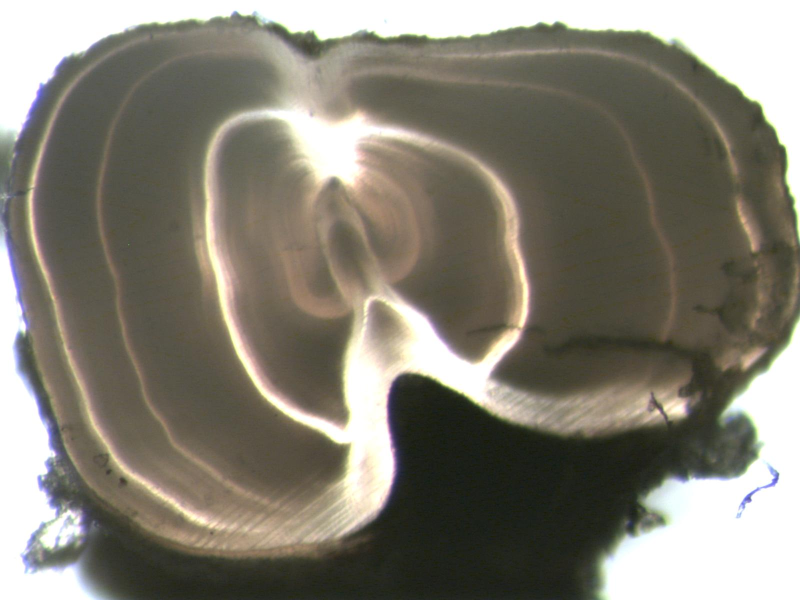
#> input picture 002 15.9 wae.jpg, 1600 x 1200 px (shown at 1/2 size)
$ python ringcount.py --images .. --out out.png
#> lines starting #> are read from the running program, lines starting #| are printed output that depends on the picture; after the words box and inside, x2 and y2 are one past the last pixel; in counts of white or black regions, pixels touching at a corner belong together
### ageingfish/thuenen.py
"""Loader for the Thünen Institute otolith datasets (North Sea and Baltic Sea).

Ages come from the label files vendored in ``data/thuenen`` (North Sea ages are
also encoded in the filenames), so labels are available without the images.
Images are matched by filename anywhere under the folder you unzipped them to.
"""
import csv
import glob
import hashlib
import json
import os
import re
from dataclasses import dataclass, field
from typing import Dict, List, Optional

DATA_DIR = os.path.join(os.path.dirname(os.path.dirname(os.path.abspath(__file__))), "data", "thuenen")

DATASETS = ("north", "baltic")
IMAGE_EXTENSIONS = (".png", ".jpg", ".jpeg", ".tif", ".tiff")

# The source labels use German common names for two species.
SPECIES_NAMES = {"cod": "cod", "saithe": "saithe", "schellfisch": "haddock", "wittling": "whiting"}

_NORTH_AGE = re.compile(r"_age_(\d+)\.[A-Za-z]+$")


@dataclass
class OtolithRecord:
    image: str                  # filename, the key used everywhere else
    age: int                    # age read by Thünen readers
    dataset: str                # "north" or "baltic"
    species: str                # "cod", "saithe", "haddock", "whiting"
    path: Optional[str] = None  # full path if the image was found on disk
    rings: List = field(default_factory=list)  # optional annotation polygons


# [32 lines left out: functions age_from_north_filename, load_labels, split_of, not called in this run]


def find_images(image_root: str) -> Dict[str, str]:
    """Map filename -> path for every image under image_root (searched recursively)."""
    found = {}
    for path in glob.glob(os.path.join(image_root, "**", "*"), recursive=True):
        if path.lower().endswith(IMAGE_EXTENSIONS):
            found.setdefault(os.path.basename(path), path)
    return found


# [77 lines left out: functions load_dataset, load_ring_annotations, write_labels_csv, main, not called in this run]


# [2 lines that do not run on import are left out]

### ageingfish/ringcount.py
"""Classical annulus counter for sectioned otolith images.

Pipeline, per image:
  1. resize so the otolith is about WORK_LENGTH pixels long, making every
     setting relative to otolith size rather than to camera resolution
  2. segment the otolith from the dark background (Otsu threshold, largest blob)
  3. rotate so the long axis is horizontal
  4. follow the midline between the upper and lower edges, tip to tip, and
     average brightness in a thin band around it: annuli cross the midline
     roughly at right angles, so they show up as alternating bands
  5. remove slow shading, smooth, and count peaks on each side of the core

Steps 4-5 run on several reading lines parallel to the midline; the tip-to-tip
count is averaged over them and mapped to an age by a linear calibration
fitted on a development split (see ageingfish.tune).

    python -m ageingfish.ringcount --images DIR --config configs/north.json --out predictions.csv
"""
import json
import math
import os
from dataclasses import dataclass
from typing import Optional, Tuple

import numpy as np
from PIL import Image
from scipy import ndimage
from scipy.signal import find_peaks

WORK_LENGTH = 1000  # otolith length in pixels after resizing
# Parallel reading lines, as fractions of the local half-thickness above and
# below the midline. Counting each and taking the median damps false peaks
# from bubbles, cracks and noise that only cross one line.
OFFSETS = (-0.3, -0.15, 0.0, 0.15, 0.3)


@dataclass
class Profile:
    """Brightness along reading lines through one otolith, tip to tip."""
    values: np.ndarray      # brightness along each reading line, shape (len(OFFSETS), length)
    x: np.ndarray           # column of each value in the rotated working image
    midline: np.ndarray     # row of the midline at each column
    core_index: int         # index into values of the estimated core
    thickness: np.ndarray   # smoothed top-to-bottom height of the section per position
    gray: np.ndarray        # rotated working image (for plotting)
    mask: np.ndarray        # rotated otolith mask (for plotting)
    lines: Optional[np.ndarray] = None  # row of each reading line at each column, like values
    work: Optional["Working"] = None    # geometry, for mapping original-image points


@dataclass
class Params:
    polarity: int = 1          # +1 counts bright bands, -1 counts dark bands
    detrend: float = 0.06      # Gaussian sigma for shading removal, fraction of length
    smooth: float = 0.004      # Gaussian sigma for noise, fraction of length
    min_gap: float = 0.015     # minimum distance between rings, fraction of length
    prominence: float = 0.5    # minimum peak prominence, in robust SDs of the profile
    edge_trim: float = 0.02    # ignore this fraction of length at each tip
    core_trim: float = 0.03    # ignore this fraction of length either side of the core
    intercept: float = 0.0     # age = intercept + slope * tip-to-tip ring count
    slope: float = 0.5
    core_detector: str = "thickness"  # key of CORE_DETECTORS

    # [5 lines left out: function load, not called in this run]


def _otsu(values: np.ndarray) -> float:
    hist, edges = np.histogram(values, bins=256)
    centers = (edges[:-1] + edges[1:]) / 2
    weight = np.cumsum(hist)
    mean = np.cumsum(hist * centers)
    total, total_mean = weight[-1], mean[-1]
    w_bg, w_fg = weight[:-1], total - weight[:-1]
    valid = (w_bg > 0) & (w_fg > 0)
    between = np.zeros_like(w_bg, dtype=float)
    m_bg = mean[:-1][valid] / w_bg[valid]
    m_fg = (total_mean - mean[:-1][valid]) / w_fg[valid]
    between[valid] = w_bg[valid] * w_fg[valid] * (m_bg - m_fg) ** 2
    return centers[np.argmax(between)]


def segment(gray: np.ndarray) -> np.ndarray:
    """Mask of the largest bright object (the otolith) on a dark background."""
    if np.ptp(gray) < 1:
        raise ValueError("blank image")
    blurred = ndimage.gaussian_filter(gray, 3)
    # Otsu alone cuts dark (translucent) zones out of the otolith, so use a
    # threshold halfway between the background level and Otsu's.
    otsu = _otsu(blurred)
    background = np.median(blurred[blurred <= otsu])
    mask = blurred > (background + otsu) / 2
    mask = ndimage.binary_opening(mask, iterations=3)
    labels, n = ndimage.label(mask)
    if n == 0:
        raise ValueError("no otolith found")
    sizes = ndimage.sum(mask, labels, range(1, n + 1))
    mask = labels == (1 + int(np.argmax(sizes)))
    return ndimage.binary_fill_holes(ndimage.binary_closing(mask, iterations=5))


def _long_axis_angle(mask: np.ndarray) -> float:
    ys, xs = np.nonzero(mask)
    coords = np.stack([xs - xs.mean(), ys - ys.mean()])
    eigvals, eigvecs = np.linalg.eigh(np.cov(coords))
    vx, vy = eigvecs[:, np.argmax(eigvals)]
    return math.degrees(math.atan2(vy, vx))


@dataclass
class Working:
    """An otolith resized to WORK_LENGTH and rotated so its long axis is horizontal."""
    gray: np.ndarray
    mask: np.ndarray
    scale: float
    angle: float
    resized_shape: Tuple[int, int]

    # [8 lines left out: function to_work, not called in this run]


def prepare(path: str) -> Working:
    image = Image.open(path).convert("L")
    # A first pass at low resolution finds the otolith size for rescaling.
    small = image.copy()
    small.thumbnail((800, 800))
    small_mask = segment(np.asarray(small, dtype=float))
    ys, xs = np.nonzero(small_mask)
    extent = max(np.ptp(xs), np.ptp(ys)) * image.width / small.width
    scale = WORK_LENGTH / max(extent, 1)
    size = (max(1, round(image.width * scale)), max(1, round(image.height * scale)))
    image = image.resize(size, Image.BILINEAR)
    scale = size[0] / Image.open(path).width

    gray = np.asarray(image, dtype=float)
    mask = segment(gray)
    angle = _long_axis_angle(mask)
    rotated = ndimage.rotate(gray, angle, reshape=True, order=1)
    rotated_mask = ndimage.rotate(mask.astype(float), angle, reshape=True, order=0) > 0.5
    return Working(rotated, rotated_mask, scale, angle, gray.shape)


def _edges(mask: np.ndarray):
    """Columns spanned by the otolith and its top and bottom edge in each."""
    cols = np.nonzero(mask.any(axis=0))[0]
    x = np.arange(cols.min(), cols.max() + 1)
    top = np.array([np.argmax(mask[:, c]) if mask[:, c].any() else np.nan for c in x], dtype=float)
    bottom = np.array([mask.shape[0] - 1 - np.argmax(mask[::-1, c]) if mask[:, c].any() else np.nan
                       for c in x], dtype=float)
    return x, top, bottom


def core_by_thickness(work: Working) -> Tuple[float, float]:
    """Core guess: the thickest point of the section (top-to-bottom height),
    restricted to the middle half so a bulging tip cannot win. The row is NaN,
    meaning "on the midline"."""
    x, top, bottom = _edges(work.mask)
    thickness = ndimage.gaussian_filter1d(np.nan_to_num(bottom - top), 0.03 * len(x))
    lo, hi = len(x) // 4, 3 * len(x) // 4
    i = lo + int(np.argmax(thickness[lo:hi]))
    return float(x[i]), float("nan")


# [4 lines left out: function core_by_midpoint, not called in this run]


CORE_DETECTORS = {"thickness": core_by_thickness, "midpoint": core_by_midpoint}


def load_profile(path: str, band: float = 0.012, core: Optional[Tuple[float, float]] = None,
                 detector: str = "thickness") -> Profile:
    """Brightness profiles along reading lines for one image.

    band is the half-height of the averaging strip around each line, as a
    fraction of otolith length. core, if given, is the core position in
    original image pixels; otherwise it comes from CORE_DETECTORS[detector].
    The reading path follows the midline near the tips and bends to pass
    through the core.
    """
    work = prepare(path)
    gray, mask = work.gray, work.mask
    x, top, bottom = _edges(mask)
    length = len(x)
    mid = (top + bottom) / 2
    good = ~np.isnan(mid)
    mid = np.interp(np.arange(len(x)), np.nonzero(good)[0], mid[good])
    mid = ndimage.gaussian_filter1d(mid, 0.02 * length)

    core_x, core_y = work.to_work(*core) if core is not None else CORE_DETECTORS[detector](work)
    core_index = int(np.clip(round(core_x - x[0]), 0, length - 1))
    # Bend the path through the core, fading back to the midline toward the tips.
    shift = 0.0 if math.isnan(core_y) else core_y - mid[core_index]
    mid = mid + shift * np.exp(-0.5 * ((np.arange(length) - core_index) / (0.15 * length)) ** 2)

    half = max(1, int(round(band * length)))
    halfthick = np.nan_to_num(bottom - top) / 2
    rows, lines = [], []
    for offset in OFFSETS:
        centre = mid + offset * halfthick
        lines.append(centre)
        row = np.full(len(x), np.nan)
        for i, c in enumerate(x):
            r0 = max(int(round(centre[i])) - half, 0)
            r1 = min(int(round(centre[i])) + half + 1, gray.shape[0])
            column, inside = gray[r0:r1, c], mask[r0:r1, c]
            if inside.any():
                row[i] = column[inside].mean()
        good = ~np.isnan(row)
        rows.append(np.interp(np.arange(len(row)), np.nonzero(good)[0], row[good]))
    values = np.array(rows)

    thickness = ndimage.gaussian_filter1d(np.nan_to_num(bottom - top), 0.03 * length)
    return Profile(values, x, mid, core_index, thickness, gray, mask, np.array(lines), work)


def filtered_signal(values: np.ndarray, polarity: int, detrend: float, smooth: float) -> Tuple[np.ndarray, float]:
    """Shading-free, smoothed signal along one reading line, and its robust SD."""
    n = len(values)
    signal = polarity * values
    signal = signal - ndimage.gaussian_filter1d(signal, detrend * n)
    signal = ndimage.gaussian_filter1d(signal, max(smooth * n, 0.5))
    spread = 1.4826 * np.median(np.abs(signal - np.median(signal))) or 1.0
    return signal, spread


def find_rings(signal: np.ndarray, spread: float, min_gap: float, prominence: float) -> np.ndarray:
    n = len(signal)
    peaks, _ = find_peaks(signal, prominence=prominence * spread, distance=max(1, int(min_gap * n)))
    return peaks


def split_sides(peaks: np.ndarray, n: int, core: int, edge_trim: float, core_trim: float):
    """Peaks left and right of the core, ignoring the tips and the core zone."""
    trim, ctrim = int(edge_trim * n), int(core_trim * n)
    left = peaks[(peaks >= trim) & (peaks < core - ctrim)]
    right = peaks[(peaks > core + ctrim) & (peaks < n - trim)]
    return left, right


def ring_peaks(profile: Profile, p: Params, row: Optional[int] = None) -> Tuple[np.ndarray, np.ndarray]:
    """Ring positions left and right of the core on one reading line (default: the midline)."""
    values = profile.values[len(profile.values) // 2 if row is None else row]
    signal, spread = filtered_signal(values, p.polarity, p.detrend, p.smooth)
    peaks = find_rings(signal, spread, p.min_gap, p.prominence)
    return split_sides(peaks, len(values), profile.core_index, p.edge_trim, p.core_trim)


def ring_count(profile: Profile, p: Params) -> float:
    """Rings counted tip to tip (both sides of the core), averaged over the reading lines."""
    return float(np.mean([sum(len(side) for side in ring_peaks(profile, p, row))
                          for row in range(len(profile.values))]))


def estimate_age(profile: Profile, p: Params) -> float:
    """Age from the tip-to-tip ring count via the linear calibration in p.

    The default calibration (intercept 0, slope 0.5) is the textbook reading:
    each annulus is crossed once on each side of the core.
    """
    return p.intercept + p.slope * ring_count(profile, p)


# [28 lines left out: function plot_profile, not called in this run]


def _predict_one(job):
    path, params, plot_path = job
    try:
        profile = load_profile(path, detector=params.core_detector)
    except Exception as e:  # unreadable image or no otolith found
        return path, None, None, repr(e)
    if plot_path:
        plot_profile(profile, params, plot_path, os.path.basename(path))
    return path, estimate_age(profile, params), ring_count(profile, params), None


def predict(paths, params: Params, workers: int = 0, plot_dir: Optional[str] = None, n_plots: int = 0):
    """Yield (path, predicted_age, ring_count, error) for each image, in parallel."""
    from multiprocessing import Pool
    jobs = []
    for i, path in enumerate(paths):
        plot_path = None
        if plot_dir and i < n_plots:
            plot_path = os.path.join(plot_dir, os.path.splitext(os.path.basename(path))[0] + "_rings.png")
        jobs.append((path, params, plot_path))
    if plot_dir:
        os.makedirs(plot_dir, exist_ok=True)
    workers = workers or os.cpu_count() or 1
    if workers == 1:
        yield from map(_predict_one, jobs)
    else:
        with Pool(workers) as pool:
            yield from pool.imap(_predict_one, jobs, chunksize=4)


def main(argv=None) -> int:
    import argparse
    import csv
    import sys

    from . import thuenen

    parser = argparse.ArgumentParser(description="Count annuli in otolith images and write predicted ages.")
    parser.add_argument("--images", required=True, help="folder of otolith images (searched recursively)")
    parser.add_argument("--dataset", choices=thuenen.DATASETS,
                        help="only predict this Thünen dataset's labelled images")
    parser.add_argument("--split", choices=["dev", "test", "all"], default="all",
                        help="with --dataset: which split to predict (default all)")
    parser.add_argument("--config", help="JSON written by ageingfish.tune; default: uncalibrated settings")
    parser.add_argument("--out", required=True, help="CSV to write: image,predicted_age,ring_count")
    parser.add_argument("--plots", help="folder for diagnostic plots of the first --n-plots images")
    parser.add_argument("--n-plots", type=int, default=20)
    parser.add_argument("--workers", type=int, default=0, help="processes to use (default: all CPUs)")
    args = parser.parse_args(argv)

    params = Params.load(args.config) if args.config else Params()
    if args.dataset:
        records = thuenen.load_dataset(args.dataset, args.images, require_images=True)
        if args.split != "all":
            records = [r for r in records if thuenen.split_of(r.image) == args.split]
        paths = [r.path for r in records]
    else:
        found = thuenen.find_images(args.images)
        paths = [found[name] for name in sorted(found)]
    if not paths:
        print("error: no images found", file=sys.stderr)
        return 1

    failures = 0
    with open(args.out, "w", newline="") as f:
        writer = csv.writer(f)
        writer.writerow(["image", "predicted_age", "ring_count"])
        for path, age, count, error in predict(paths, params, args.workers, args.plots, args.n_plots):
#> in prepare, `image = Image.open(path).convert("L")`:
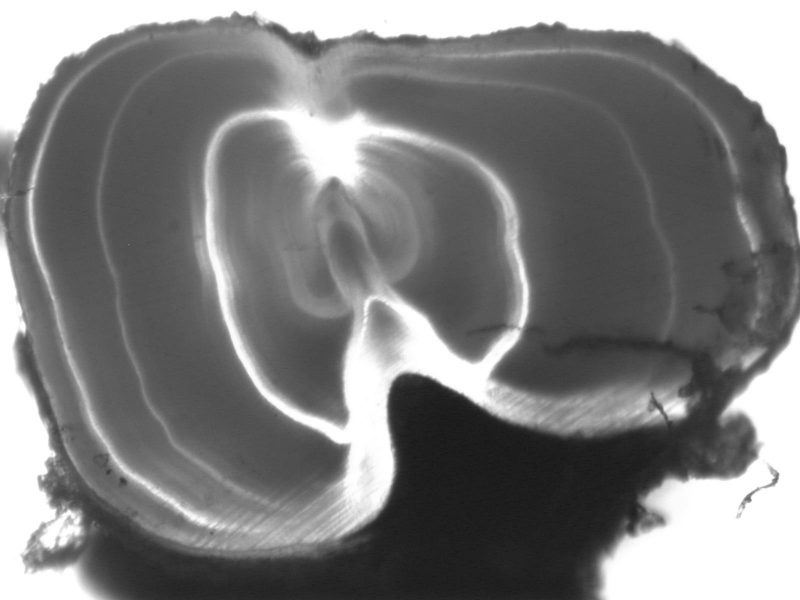
#> image: PIL image 1600x1200 L (shown at 1/2 size); min 19, max 255, mean 126.2
#> in segment, `blurred = ndimage.gaussian_filter(gray, 3)`:
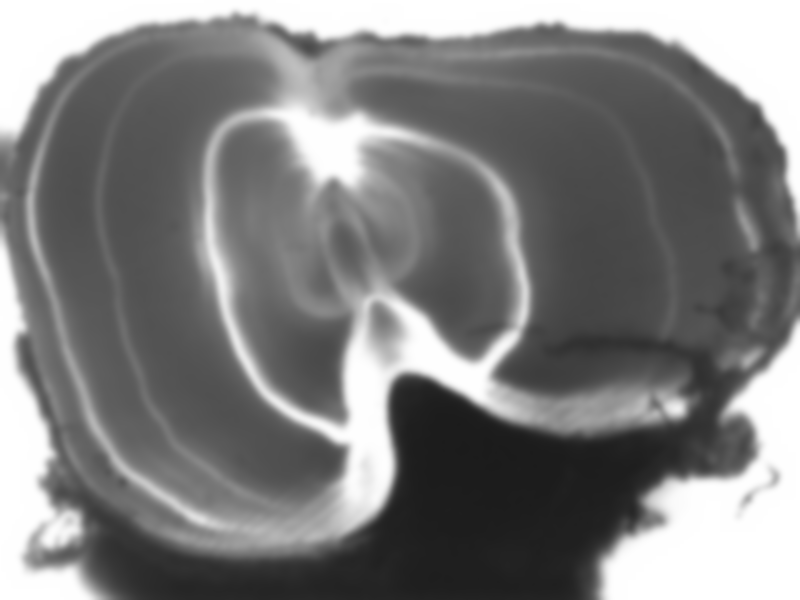
#> blurred: shape (600, 800) float64; min 27.61, max 255, mean 126.3
#> in _otsu, `total, total_mean = weight[-1], mean[-1]`: total = 480000; total_mean = 60578099.7
#> in segment, `otsu = _otsu(blurred)`: otsu = 161.3
#> in segment, `background = np.median(blurred[blurred <= otsu])`: background = 87.93
#> in segment, `mask = blurred > (background + otsu) / 2`:
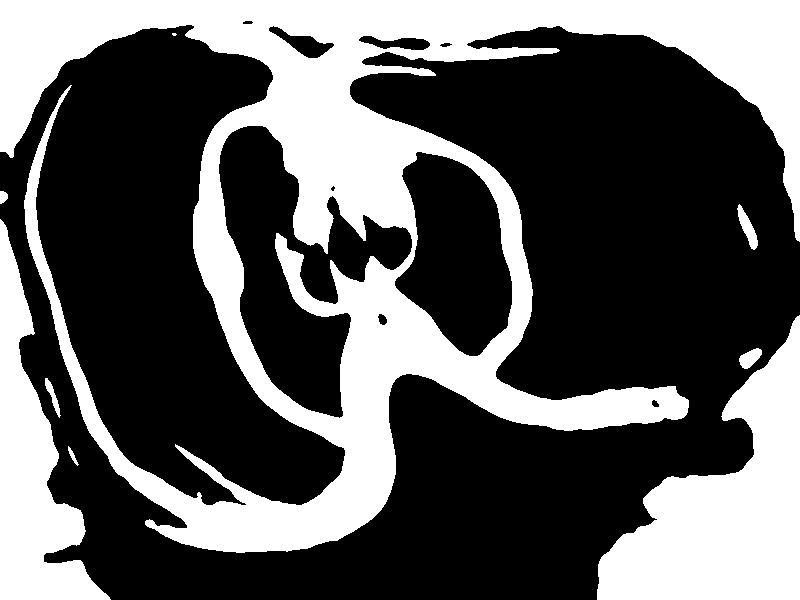
#> mask: shape (600, 800) bool; 36% white; 9 white regions (1 under 20 px), largest, box (x1, y1, x2, y2) and area: (0, 0, 800, 553) 125917, (597, 315, 800, 600) 28822, (0, 219, 111, 600) 17183
#> in segment, `mask = ndimage.binary_opening(mask, iterations=3)`:
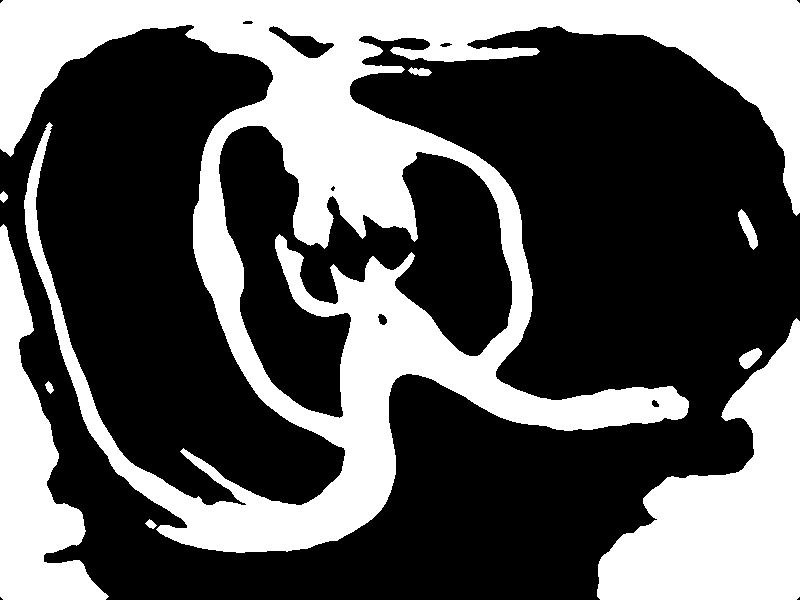
#> mask: shape (600, 800) bool; 35.8% white; 9 white regions, largest, box (x1, y1, x2, y2) and area: (0, 0, 800, 553) 124922, (597, 318, 800, 600) 28781, (0, 224, 109, 600) 17130
#> in segment, `labels, n = ndimage.label(mask)`: n = 9
#> in segment, `sizes = ndimage.sum(mask, labels, range(1, n + 1))`: sizes = [124922, 140, 64, 364, 17130, 28781, 289, 67, 65]
#> in prepare, `extent = max(np.ptp(xs), np.ptp(ys)) * image.width / small.width`: extent = 1578
#> in prepare, `scale = WORK_LENGTH / max(extent, 1)`: scale = 0.634
#> in prepare, `size = (max(1, round(image.width * scale)), max(1, round(image.height ..`: size = (1014, 760)
#> in prepare, `scale = size[0] / Image.open(path).width`: scale = 0.634
#> in _long_axis_angle, `eigvals, eigvecs = np.linalg.eigh(np.cov(coords))`: eigvals = [36124, 49504.3]; eigvecs = [[-0.39, -0.921], [-0.921, 0.39]]
#> in _long_axis_angle, `vx, vy = eigvecs[:, np.argmax(eigvals)]`: vx = -0.921; vy = 0.39
#> in prepare, `angle = _long_axis_angle(mask)`: angle = 157
#> in load_profile, `length = len(x)`: length = 1037
#> in load_profile, `core_x, core_y = work.to_work(*core) if core is not None else CORE_DET..`: core_x = 783; core_y = nan
#> in load_profile, `core_index = int(np.clip(round(core_x - x[0]), 0, length - 1))`: core_index = 776
#> in load_profile, `shift = 0.0 if math.isnan(core_y) else core_y - mid[core_index]`: shift = 0
#> in load_profile, `half = max(1, int(round(band * length)))`: half = 12
            if error:
                failures += 1
                print("skipped {}: {}".format(path, error), file=sys.stderr)
                continue
            writer.writerow([os.path.basename(path), "{:.3f}".format(age), "{:.2f}".format(count)])
#> this loop made 2 passes
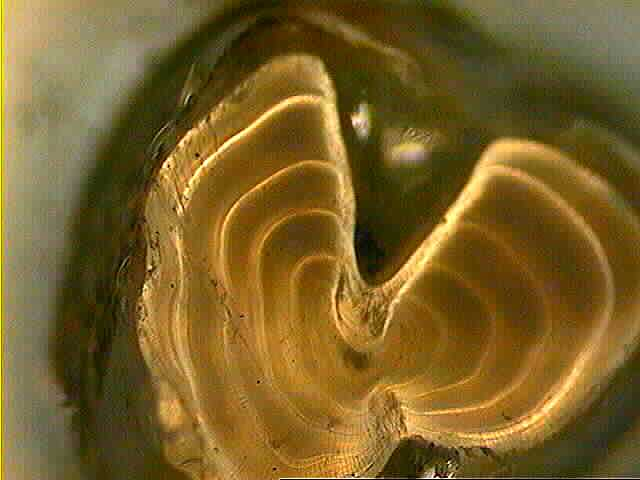
#> input picture 004 18.7 wae.jpg, 640 x 480 px
    print("wrote {} predictions to {}{}".format(len(paths) - failures, args.out,
                                               " ({} skipped)".format(failures) if failures else ""))
    return 0


if __name__ == "__main__":
    raise SystemExit(main())
#> (the program exits here)
